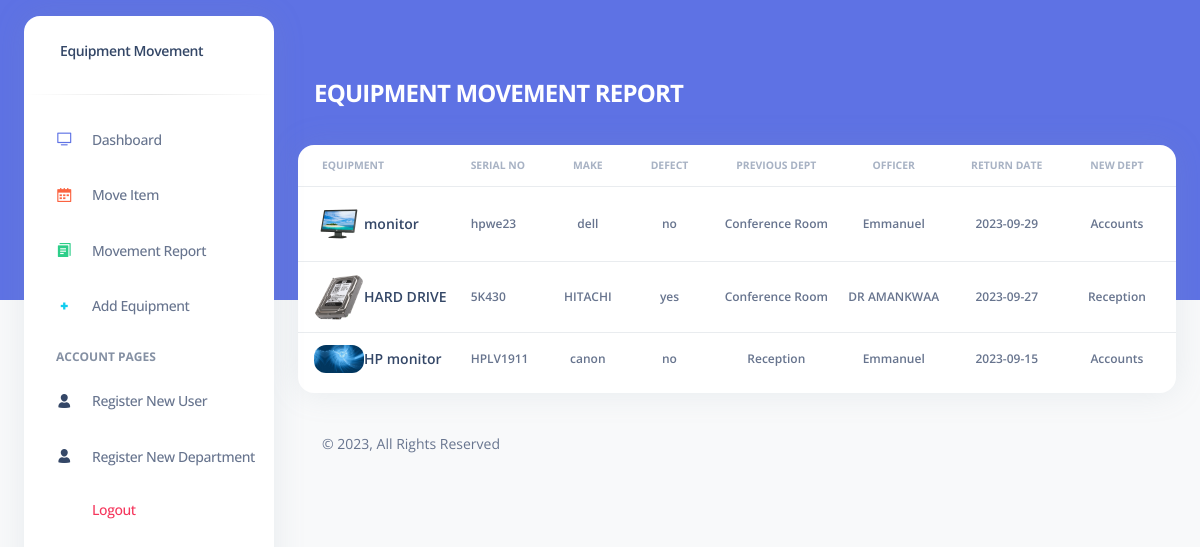
Page /pages/all-equipment.php (signed in) on the committed database.
### tables this page shows
CREATE TABLE `movements_tbl` (
  `id` int(11) NOT NULL,
  `serial` varchar(100) NOT NULL,
  `item` varchar(255) NOT NULL,
  `brand` varchar(100) NOT NULL,
  `imgFile` varchar(100) NOT NULL,
  `deptTaking` varchar(50) NOT NULL,
  `inCharge` varchar(100) NOT NULL,
  `defect` varchar(500) NOT NULL,
  `deptReceiving` varchar(50) NOT NULL,
  `inChargeReceive` varchar(100) NOT NULL,
  `returnDate` date NOT NULL,
  `authority` varchar(100) NOT NULL,
  `date` date NOT NULL
);

### pages/all-equipment.php (the view, shortened to what this page needs)
<?php
    $conn = mysqli_connect("localhost", "root", "", "equipments_db");
?>
<!DOCTYPE html>
<html lang="en">
<head>
	<link href="../assets/css/nucleo-icons.css" rel="stylesheet" />
	<link href="../assets/css/nucleo-svg.css" rel="stylesheet" />
	<link href="../assets/css/nucleo-svg.css" rel="stylesheet" />
	<link id="pagestyle" href="../assets/css/argon-dashboard.css?v=2.0.4" rel="stylesheet" />
</head>
<body class="g-sidenav-show   bg-gray-100">
	<?php include('aside.php'); ?>
	<main class="main-content position-relative border-radius-lg ">
		<div class="row">
			<div class="col-12">
				<div class="p-3 m-3">
				</div>
			</div>
		</div>
		<nav class="navbar navbar-main navbar-expand-lg px-0 mx-4 shadow-none border-radius-xl " id="navbarBlur" data-scroll="false">
			<div class="container-fluid py-1 px-3">
				<nav aria-label="breadcrumb">
					<h4 class="font-weight-bolder text-white mb-0 text-uppercase">Equipment Movement Report</h4>
				</nav>
			</div>
		</nav>
		<div class="container-fluid py-4">
			<div class="row">
				<div class="col-12">
					<div class="card mb-4">
						<div class="card-body px-0 pt-0 pb-2">
							<div class="table-responsive p-0">
								<table class="table align-items-center mb-0">
									<thead>
										<tr>
											<th class="text-uppercase text-secondary text-xxs font-weight-bolder opacity-7">Equipment</th>
											<th class="text-uppercase text-secondary text-xxs font-weight-bolder opacity-7 ps-2">Serial No</th>
											<th class="text-center text-uppercase text-secondary text-xxs font-weight-bolder opacity-7">Make</th>
											<th class="text-center text-uppercase text-secondary text-xxs font-weight-bolder opacity-7">Defect</th>
											<th class="text-center text-uppercase text-secondary text-xxs font-weight-bolder opacity-7">Previous Dept</th>
											<th class="text-center text-uppercase text-secondary text-xxs font-weight-bolder opacity-7">Officer</th>
											<th class="text-center text-uppercase text-secondary text-xxs font-weight-bolder opacity-7">Return Date</th>
											<th class="text-center text-uppercase text-secondary text-xxs font-weight-bolder opacity-7">New Dept</th>
											<th class="text-center text-uppercase text-secondary text-xxs font-weight-bolder opacity-7">Authorization</th>
										</tr>
									</thead>
									<tbody>
										<?php
											$sql = "SELECT * FROM movements_tbl ORDER BY id DESC";
											$result = mysqli_query($conn, $sql);
											if (mysqli_num_rows($result) > 0) {
											 while($row = mysqli_fetch_assoc($result)) {
										?>
										<tr>
											<td>
												<div class="d-flex px-2 py-1">
													<div>
														<img src="uploads/<?php echo $row['imgFile'];?>"alt="Country flag" class="border-radius-lg" style="width:50px;">
													</div>
													<div class="d-flex flex-column justify-content-center">
														<h6 class="mb-0 text-sm"><?php echo $row['item'];?></h6>
													</div>
												</div>
											</td>
											<td>
												<p class="text-xs font-weight-bold mb-0"><?php echo $row['serial'];?></p>
											</td>
											<td class="align-middle text-center text-sm">
												<p class="text-xs font-weight-bold mb-0"><?php echo $row['brand'];?></p>
											</td>
											<td class="align-middle text-center">
												<p class="text-xs font-weight-bold mb-0"><?php echo $row['defect'];?></p>
											</td>
											<td class="align-middle text-center">
												<p class="text-xs font-weight-bold mb-0"><?php echo $row['deptTaking'];?></p>
											</td>
											<td class="align-middle text-center">
												<p class="text-xs font-weight-bold mb-0"><?php echo $row['inCharge'];?></p>
											</td>
											<td class="align-middle text-center">
												<p class="text-xs font-weight-bold mb-0"><?php echo $row['returnDate'];?></p>
											</td>
											<td class="align-middle text-center">
												<p class="text-xs font-weight-bold mb-0"><?php echo $row['deptReceiving'];?></p>
											</td>
											<td class="align-middle text-center">
											</td>
										</tr>
										<?php
										}
									} else {
										echo "No equipment moved.";
									}
								?>
										</tbody>
								</table>
							</div>
						</div>
					</div>
				</div>
			</div>
			<footer class="footer pt-3  ">
				<div class="container-fluid">
					<div class="row align-items-center justify-content-lg-between">
						<div class="col-lg-6 mb-lg-0 mb-4">
							<div class="copyright text-center text-sm text-muted text-lg-start">
								© ,
								All Rights Reserved
							</div>
						</div>
						</div>
				</div>
			</footer>
		</div>
	</main>
</body>
</html>

### rows in the picture
movements_tbl: imgFile (picture), item "monitor", serial "hpwe23", brand "dell", defect "no", deptTaking "Conference Room", inCharge "Emmanuel", returnDate "2023-09-29", deptReceiving "Accounts"
movements_tbl: imgFile (picture), item "HARD DRIVE", serial "5K430", brand "HITACHI", defect "yes", deptTaking "Conference Room", inCharge "DR AMANKWAA", returnDate "2023-09-27", deptReceiving "Reception"
movements_tbl: imgFile (picture), item "HP monitor", serial "HPLV1911", brand "canon", defect "no", deptTaking "Reception", inCharge "Emmanuel", returnDate "2023-09-15", deptReceiving "Accounts"
